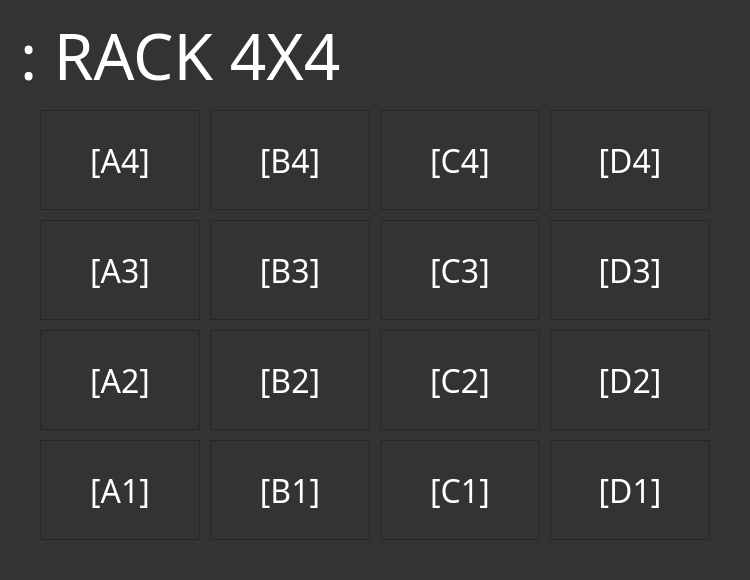
<?xml version="1.0" encoding="UTF-8"?>
<ui version="4.0">
 <class>Main_window</class>
 <widget class="QWidget" name="Main_window">
  <property name="geometry">
   <rect>
    <x>0</x>
    <y>0</y>
    <width>750</width>
    <height>580</height>
   </rect>
  </property>
  <property name="sizePolicy">
   <sizepolicy hsizetype="Preferred" vsizetype="Preferred">
    <horstretch>0</horstretch>
    <verstretch>0</verstretch>
   </sizepolicy>
  </property>
  <property name="minimumSize">
   <size>
    <width>750</width>
    <height>580</height>
   </size>
  </property>
  <property name="maximumSize">
   <size>
    <width>750</width>
    <height>580</height>
   </size>
  </property>
  <property name="mouseTracking">
   <bool>true</bool>
  </property>
  <property name="focusPolicy">
   <enum>Qt::StrongFocus</enum>
  </property>
  <property name="windowTitle">
   <string>Automated Warehouse - Sophomore Project</string>
  </property>
  <property name="whatsThis">
   <string>&lt;html&gt;&lt;head/&gt;&lt;body&gt;&lt;p align=&quot;center&quot;&gt;&lt;span style=&quot; font-size:18pt; color:#ffffff;&quot;&gt;Box ...&lt;/span&gt;&lt;/p&gt;&lt;/body&gt;&lt;/html&gt;</string>
  </property>
  <property name="styleSheet">
   <string notr="true">background-color: rgb(51, 51, 51);</string>
  </property>
  <widget class="QLabel" name="page_name">
   <property name="geometry">
    <rect>
     <x>20</x>
     <y>20</y>
     <width>480</width>
     <height>70</height>
    </rect>
   </property>
   <property name="font">
    <font>
     <family>Changa One</family>
     <pointsize>48</pointsize>
    </font>
   </property>
   <property name="styleSheet">
    <string notr="true">color: rgb(255, 255, 255);</string>
   </property>
   <property name="text">
    <string>: RACK 4X4</string>
   </property>
  </widget>
  <widget class="QLabel" name="B2">
   <property name="geometry">
    <rect>
     <x>210</x>
     <y>330</y>
     <width>160</width>
     <height>100</height>
    </rect>
   </property>
   <property name="font">
    <font>
     <family>Changa One</family>
     <pointsize>24</pointsize>
    </font>
   </property>
   <property name="styleSheet">
    <string notr="true">color: rgb(255, 255, 255);</string>
   </property>
   <property name="frameShape">
    <enum>QFrame::StyledPanel</enum>
   </property>
   <property name="frameShadow">
    <enum>QFrame::Plain</enum>
   </property>
   <property name="midLineWidth">
    <number>0</number>
   </property>
   <property name="text">
    <string>[B2]</string>
   </property>
   <property name="alignment">
    <set>Qt::AlignCenter</set>
   </property>
  </widget>
  <widget class="QLabel" name="A3">
   <property name="geometry">
    <rect>
     <x>40</x>
     <y>220</y>
     <width>160</width>
     <height>100</height>
    </rect>
   </property>
   <property name="font">
    <font>
     <family>Changa One</family>
     <pointsize>24</pointsize>
    </font>
   </property>
   <property name="styleSheet">
    <string notr="true">color: rgb(255, 255, 255);</string>
   </property>
   <property name="frameShape">
    <enum>QFrame::StyledPanel</enum>
   </property>
   <property name="frameShadow">
    <enum>QFrame::Plain</enum>
   </property>
   <property name="midLineWidth">
    <number>0</number>
   </property>
   <property name="text">
    <string>[A3]</string>
   </property>
   <property name="alignment">
    <set>Qt::AlignCenter</set>
   </property>
  </widget>
  <widget class="QLabel" name="B3">
   <property name="geometry">
    <rect>
     <x>210</x>
     <y>220</y>
     <width>160</width>
     <height>100</height>
    </rect>
   </property>
   <property name="font">
    <font>
     <family>Changa One</family>
     <pointsize>24</pointsize>
    </font>
   </property>
   <property name="styleSheet">
    <string notr="true">color: rgb(255, 255, 255);</string>
   </property>
   <property name="frameShape">
    <enum>QFrame::StyledPanel</enum>
   </property>
   <property name="frameShadow">
    <enum>QFrame::Plain</enum>
   </property>
   <property name="midLineWidth">
    <number>0</number>
   </property>
   <property name="text">
    <string>[B3]</string>
   </property>
   <property name="alignment">
    <set>Qt::AlignCenter</set>
   </property>
  </widget>
  <widget class="QLabel" name="A1">
   <property name="geometry">
    <rect>
     <x>40</x>
     <y>440</y>
     <width>160</width>
     <height>100</height>
    </rect>
   </property>
   <property name="font">
    <font>
     <family>Changa One</family>
     <pointsize>24</pointsize>
    </font>
   </property>
   <property name="styleSheet">
    <string notr="true">color: rgb(255, 255, 255);</string>
   </property>
   <property name="frameShape">
    <enum>QFrame::StyledPanel</enum>
   </property>
   <property name="frameShadow">
    <enum>QFrame::Plain</enum>
   </property>
   <property name="midLineWidth">
    <number>0</number>
   </property>
   <property name="text">
    <string>[A1]</string>
   </property>
   <property name="alignment">
    <set>Qt::AlignCenter</set>
   </property>
  </widget>
  <widget class="QLabel" name="A2">
   <property name="geometry">
    <rect>
     <x>40</x>
     <y>330</y>
     <width>160</width>
     <height>100</height>
    </rect>
   </property>
   <property name="font">
    <font>
     <family>Changa One</family>
     <pointsize>24</pointsize>
    </font>
   </property>
   <property name="styleSheet">
    <string notr="true">color: rgb(255, 255, 255);</string>
   </property>
   <property name="frameShape">
    <enum>QFrame::StyledPanel</enum>
   </property>
   <property name="frameShadow">
    <enum>QFrame::Plain</enum>
   </property>
   <property name="midLineWidth">
    <number>0</number>
   </property>
   <property name="text">
    <string>[A2]</string>
   </property>
   <property name="alignment">
    <set>Qt::AlignCenter</set>
   </property>
  </widget>
  <widget class="QLabel" name="C2">
   <property name="geometry">
    <rect>
     <x>380</x>
     <y>330</y>
     <width>160</width>
     <height>100</height>
    </rect>
   </property>
   <property name="font">
    <font>
     <family>Changa One</family>
     <pointsize>24</pointsize>
    </font>
   </property>
   <property name="styleSheet">
    <string notr="true">color: rgb(255, 255, 255);</string>
   </property>
   <property name="frameShape">
    <enum>QFrame::StyledPanel</enum>
   </property>
   <property name="frameShadow">
    <enum>QFrame::Plain</enum>
   </property>
   <property name="midLineWidth">
    <number>0</number>
   </property>
   <property name="text">
    <string>[C2]</string>
   </property>
   <property name="alignment">
    <set>Qt::AlignCenter</set>
   </property>
  </widget>
  <widget class="QLabel" name="C1">
   <property name="geometry">
    <rect>
     <x>380</x>
     <y>440</y>
     <width>160</width>
     <height>100</height>
    </rect>
   </property>
   <property name="font">
    <font>
     <family>Changa One</family>
     <pointsize>24</pointsize>
    </font>
   </property>
   <property name="styleSheet">
    <string notr="true">color: rgb(255, 255, 255);</string>
   </property>
   <property name="frameShape">
    <enum>QFrame::StyledPanel</enum>
   </property>
   <property name="frameShadow">
    <enum>QFrame::Plain</enum>
   </property>
   <property name="midLineWidth">
    <number>0</number>
   </property>
   <property name="text">
    <string>[C1]</string>
   </property>
   <property name="alignment">
    <set>Qt::AlignCenter</set>
   </property>
  </widget>
  <widget class="QLabel" name="C3">
   <property name="geometry">
    <rect>
     <x>380</x>
     <y>220</y>
     <width>160</width>
     <height>100</height>
    </rect>
   </property>
   <property name="font">
    <font>
     <family>Changa One</family>
     <pointsize>24</pointsize>
    </font>
   </property>
   <property name="styleSheet">
    <string notr="true">color: rgb(255, 255, 255);</string>
   </property>
   <property name="frameShape">
    <enum>QFrame::StyledPanel</enum>
   </property>
   <property name="frameShadow">
    <enum>QFrame::Plain</enum>
   </property>
   <property name="midLineWidth">
    <number>0</number>
   </property>
   <property name="text">
    <string>[C3]</string>
   </property>
   <property name="alignment">
    <set>Qt::AlignCenter</set>
   </property>
  </widget>
  <widget class="QLabel" name="B1">
   <property name="geometry">
    <rect>
     <x>210</x>
     <y>440</y>
     <width>160</width>
     <height>100</height>
    </rect>
   </property>
   <property name="font">
    <font>
     <family>Changa One</family>
     <pointsize>24</pointsize>
    </font>
   </property>
   <property name="styleSheet">
    <string notr="true">color: rgb(255, 255, 255);</string>
   </property>
   <property name="frameShape">
    <enum>QFrame::StyledPanel</enum>
   </property>
   <property name="frameShadow">
    <enum>QFrame::Plain</enum>
   </property>
   <property name="midLineWidth">
    <number>0</number>
   </property>
   <property name="text">
    <string>[B1]</string>
   </property>
   <property name="alignment">
    <set>Qt::AlignCenter</set>
   </property>
  </widget>
  <widget class="QLabel" name="D3">
   <property name="geometry">
    <rect>
     <x>550</x>
     <y>220</y>
     <width>160</width>
     <height>100</height>
    </rect>
   </property>
   <property name="font">
    <font>
     <family>Changa One</family>
     <pointsize>24</pointsize>
    </font>
   </property>
   <property name="styleSheet">
    <string notr="true">color: rgb(255, 255, 255);</string>
   </property>
   <property name="frameShape">
    <enum>QFrame::StyledPanel</enum>
   </property>
   <property name="frameShadow">
    <enum>QFrame::Plain</enum>
   </property>
   <property name="midLineWidth">
    <number>0</number>
   </property>
   <property name="text">
    <string>[D3]</string>
   </property>
   <property name="alignment">
    <set>Qt::AlignCenter</set>
   </property>
  </widget>
  <widget class="QLabel" name="D2">
   <property name="geometry">
    <rect>
     <x>550</x>
     <y>330</y>
     <width>160</width>
     <height>100</height>
    </rect>
   </property>
   <property name="font">
    <font>
     <family>Changa One</family>
     <pointsize>24</pointsize>
    </font>
   </property>
   <property name="styleSheet">
    <string notr="true">color: rgb(255, 255, 255);</string>
   </property>
   <property name="frameShape">
    <enum>QFrame::StyledPanel</enum>
   </property>
   <property name="frameShadow">
    <enum>QFrame::Plain</enum>
   </property>
   <property name="midLineWidth">
    <number>0</number>
   </property>
   <property name="text">
    <string>[D2]</string>
   </property>
   <property name="alignment">
    <set>Qt::AlignCenter</set>
   </property>
  </widget>
  <widget class="QLabel" name="D1">
   <property name="geometry">
    <rect>
     <x>550</x>
     <y>440</y>
     <width>160</width>
     <height>100</height>
    </rect>
   </property>
   <property name="font">
    <font>
     <family>Changa One</family>
     <pointsize>24</pointsize>
    </font>
   </property>
   <property name="styleSheet">
    <string notr="true">color: rgb(255, 255, 255);</string>
   </property>
   <property name="frameShape">
    <enum>QFrame::StyledPanel</enum>
   </property>
   <property name="frameShadow">
    <enum>QFrame::Plain</enum>
   </property>
   <property name="midLineWidth">
    <number>0</number>
   </property>
   <property name="text">
    <string>[D1]</string>
   </property>
   <property name="alignment">
    <set>Qt::AlignCenter</set>
   </property>
  </widget>
  <widget class="QLabel" name="B4">
   <property name="geometry">
    <rect>
     <x>210</x>
     <y>110</y>
     <width>160</width>
     <height>100</height>
    </rect>
   </property>
   <property name="font">
    <font>
     <family>Changa One</family>
     <pointsize>24</pointsize>
    </font>
   </property>
   <property name="styleSheet">
    <string notr="true">color: rgb(255, 255, 255);</string>
   </property>
   <property name="frameShape">
    <enum>QFrame::StyledPanel</enum>
   </property>
   <property name="frameShadow">
    <enum>QFrame::Plain</enum>
   </property>
   <property name="midLineWidth">
    <number>0</number>
   </property>
   <property name="text">
    <string>[B4]</string>
   </property>
   <property name="alignment">
    <set>Qt::AlignCenter</set>
   </property>
  </widget>
  <widget class="QLabel" name="A4">
   <property name="geometry">
    <rect>
     <x>40</x>
     <y>110</y>
     <width>160</width>
     <height>100</height>
    </rect>
   </property>
   <property name="font">
    <font>
     <family>Changa One</family>
     <pointsize>24</pointsize>
    </font>
   </property>
   <property name="styleSheet">
    <string notr="true">color: rgb(255, 255, 255);</string>
   </property>
   <property name="frameShape">
    <enum>QFrame::StyledPanel</enum>
   </property>
   <property name="frameShadow">
    <enum>QFrame::Plain</enum>
   </property>
   <property name="midLineWidth">
    <number>0</number>
   </property>
   <property name="text">
    <string>[A4]</string>
   </property>
   <property name="alignment">
    <set>Qt::AlignCenter</set>
   </property>
  </widget>
  <widget class="QLabel" name="D4">
   <property name="geometry">
    <rect>
     <x>550</x>
     <y>110</y>
     <width>160</width>
     <height>100</height>
    </rect>
   </property>
   <property name="font">
    <font>
     <family>Changa One</family>
     <pointsize>24</pointsize>
    </font>
   </property>
   <property name="styleSheet">
    <string notr="true">color: rgb(255, 255, 255);</string>
   </property>
   <property name="frameShape">
    <enum>QFrame::StyledPanel</enum>
   </property>
   <property name="frameShadow">
    <enum>QFrame::Plain</enum>
   </property>
   <property name="midLineWidth">
    <number>0</number>
   </property>
   <property name="text">
    <string>[D4]</string>
   </property>
   <property name="alignment">
    <set>Qt::AlignCenter</set>
   </property>
  </widget>
  <widget class="QLabel" name="C4">
   <property name="geometry">
    <rect>
     <x>380</x>
     <y>110</y>
     <width>160</width>
     <height>100</height>
    </rect>
   </property>
   <property name="font">
    <font>
     <family>Changa One</family>
     <pointsize>24</pointsize>
    </font>
   </property>
   <property name="styleSheet">
    <string notr="true">color: rgb(255, 255, 255);</string>
   </property>
   <property name="frameShape">
    <enum>QFrame::StyledPanel</enum>
   </property>
   <property name="frameShadow">
    <enum>QFrame::Plain</enum>
   </property>
   <property name="midLineWidth">
    <number>0</number>
   </property>
   <property name="text">
    <string>[C4]</string>
   </property>
   <property name="alignment">
    <set>Qt::AlignCenter</set>
   </property>
  </widget>
 </widget>
 <resources/>
 <connections/>
</ui>
